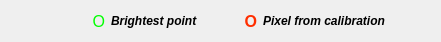
      <widget class="QWidget" name="horizontalLayoutWidget_11">
       <property name="geometry">
        <rect>
         <x>10</x>
         <y>20</y>
         <width>441</width>
         <height>31</height>
        </rect>
       </property>
       <layout class="QHBoxLayout" name="horizontalLayout_45">
        <item>
         <layout class="QHBoxLayout" name="horizontalLayout_47">
          <item>
           <spacer name="horizontalSpacer_2">
            <property name="orientation">
             <enum>Qt::Horizontal</enum>
            </property>
            <property name="sizeHint" stdset="0">
             <size>
              <width>40</width>
              <height>20</height>
             </size>
            </property>
           </spacer>
          </item>
          <item>
           <widget class="QLabel" name="label_28">
            <property name="maximumSize">
             <size>
              <width>15</width>
              <height>16777215</height>
             </size>
            </property>
            <property name="font">
             <font>
              <pointsize>12</pointsize>
             </font>
            </property>
            <property name="styleSheet">
             <string notr="true">color: rgb(0, 255, 0)</string>
            </property>
            <property name="text">
             <string>O</string>
            </property>
            <property name="alignment">
             <set>Qt::AlignRight|Qt::AlignTrailing|Qt::AlignVCenter</set>
            </property>
           </widget>
          </item>
          <item>
           <widget class="QLabel" name="label_29">
            <property name="maximumSize">
             <size>
              <width>200</width>
              <height>16777215</height>
             </size>
            </property>
            <property name="font">
             <font>
              <family>Arial</family>
              <pointsize>9</pointsize>
              <weight>75</weight>
              <italic>true</italic>
              <bold>true</bold>
             </font>
            </property>
            <property name="text">
             <string>Brightest point</string>
            </property>
            <property name="alignment">
             <set>Qt::AlignLeading|Qt::AlignLeft|Qt::AlignVCenter</set>
            </property>
           </widget>
          </item>
         </layout>
        </item>
        <item>
         <spacer name="horizontalSpacer">
          <property name="orientation">
           <enum>Qt::Horizontal</enum>
          </property>
          <property name="sizeType">
           <enum>QSizePolicy::Minimum</enum>
          </property>
          <property name="sizeHint" stdset="0">
           <size>
            <width>40</width>
            <height>20</height>
           </size>
          </property>
         </spacer>
        </item>
        <item>
         <layout class="QHBoxLayout" name="horizontalLayout_48">
          <item>
           <widget class="QLabel" name="label_30">
            <property name="maximumSize">
             <size>
              <width>30</width>
              <height>16777215</height>
             </size>
            </property>
            <property name="font">
             <font>
              <pointsize>12</pointsize>
              <weight>75</weight>
              <bold>true</bold>
             </font>
            </property>
            <property name="styleSheet">
             <string notr="true">color: rgb(255, 46, 0)</string>
            </property>
            <property name="text">
             <string>O</string>
            </property>
            <property name="alignment">
             <set>Qt::AlignRight|Qt::AlignTrailing|Qt::AlignVCenter</set>
            </property>
           </widget>
          </item>
          <item>
           <widget class="QLabel" name="label_31">
            <property name="font">
             <font>
              <family>Arial</family>
              <pointsize>9</pointsize>
              <weight>75</weight>
              <italic>true</italic>
              <bold>true</bold>
             </font>
            </property>
            <property name="text">
             <string>Pixel from calibration</string>
            </property>
            <property name="alignment">
             <set>Qt::AlignLeading|Qt::AlignLeft|Qt::AlignVCenter</set>
            </property>
           </widget>
          </item>
          <item>
           <spacer name="horizontalSpacer_3">
            <property name="orientation">
             <enum>Qt::Horizontal</enum>
            </property>
            <property name="sizeHint" stdset="0">
             <size>
              <width>40</width>
              <height>20</height>
             </size>
            </property>
           </spacer>
          </item>
         </layout>
        </item>
       </layout>
      </widget>
